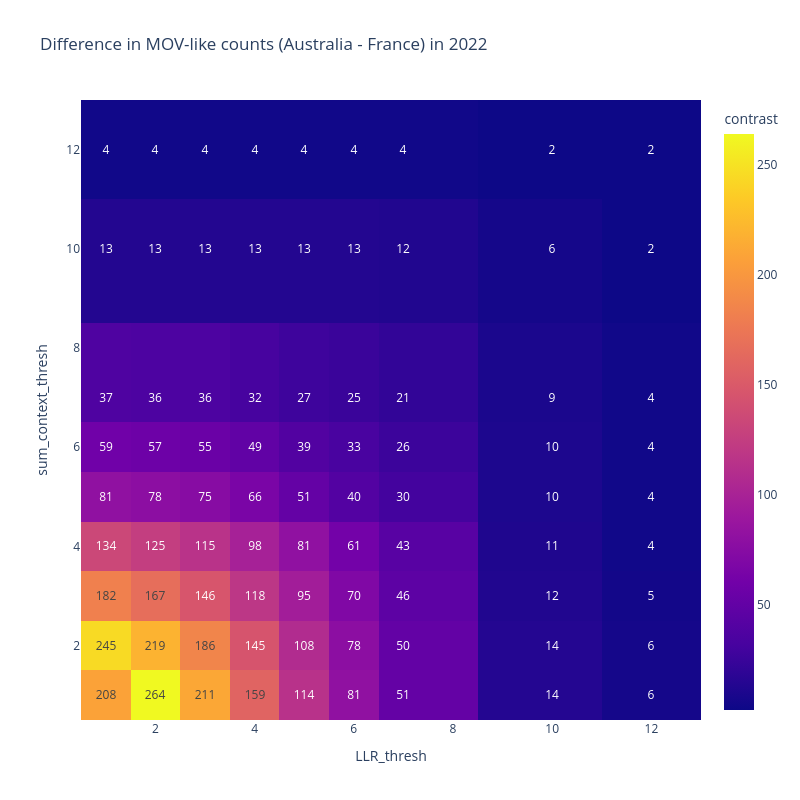

The code cell stored with this chart in its notebook:
### Code cell
import plotly.figure_factory as ff
import plotly.express as px
import numpy as np

# Threshold sweep heatmap
LLR_thresh = [1,2,3,4,5,6,7,10,12]
sum_context_thresh = [1,2,3,4,5,6,7,10,12] 

# Create a grid to hold results
rows = []
for llr_t in LLR_thresh:
    for ctx_t in sum_context_thresh:
        Mov_pred = (aus_fra_2022["LLR"] > llr_t) & (aus_fra_2022["sum_contexts"] > ctx_t)
        rows.append({
            "LLR_thresh": llr_t,
            "sum_context_thresh": ctx_t,
            "Australia_counts": Mov_pred[aus_fra_2022["country"]=="Australia"].sum(),
            "France_counts": Mov_pred[aus_fra_2022["country"]=="France"].sum(),
            "contrast": Mov_pred[aus_fra_2022["country"]=="Australia"].sum() - Mov_pred[aus_fra_2022["country"]=="France"].sum()
        })
heatmap_df = pd.DataFrame(rows)
heatmap_pivot = heatmap_df.pivot(index="sum_context_thresh", columns="LLR_thresh", values="contrast")

# Plot heatmap
fig = px.imshow(heatmap_pivot,
                labels=dict(x="LLR_thresh", y="sum_context_thresh", color="contrast"),
                x=LLR_thresh,
                y=sum_context_thresh,
                text_auto="auto",
                aspect = "equal",
                title="Difference in MOV-like counts (Australia - France) in 2022")
fig.update_xaxes(constrain="domain")
fig.update_yaxes(autorange=True)
fig.update_layout(width=800, height=800)
fig.show()

### Figure 1 — Plotly figure (JSON) as saved in the notebook; plotly's stock layout.template omitted (floating-point values rounded to 4 significant figures)
{"data": [{"coloraxis": "coloraxis", "hovertemplate": "LLR_thresh: %{x}<br>sum_context_thresh: %{y}<br>contrast: %{z}<extra></extra>", "name": "0", "texttemplate": "%{z:auto}", "type": "heatmap", "x": [1, 2, 3, 4, 5, 6, 7, 10, 12], "xaxis": "x", "y": [1, 2, 3, 4, 5, 6, 7, 10, 12], "yaxis": "y", "z": [[208, 264, 211, 159, 114, 81, 51, 14, 6], [245, 219, 186, 145, 108, 78, 50, 14, 6], [182, 167, 146, 118, 95, 70, 46, 12, 5], [134, 125, 115, 98, 81, 61, 43, 11, 4], [81, 78, 75, 66, 51, 40, 30, 10, 4], [59, 57, 55, 49, 39, 33, 26, 10, 4], [37, 36, 36, 32, 27, 25, 21, 9, 4], [13, 13, 13, 13, 13, 13, 12, 6, 2], [4, 4, 4, 4, 4, 4, 4, 2, 2]]}], "layout": {"coloraxis": {"colorbar": {"title": {"text": "contrast"}}, "colorscale": [[0, "#0d0887"], [0.1111, "#46039f"], [0.2222, "#7201a8"], [0.3333, "#9c179e"], [0.4444, "#bd3786"], [0.5556, "#d8576b"], [0.6667, "#ed7953"], [0.7778, "#fb9f3a"], [0.8889, "#fdca26"], [1, "#f0f921"]]}, "height": 800, "title": {"text": "Difference in MOV-like counts (Australia - France) in 2022"}, "width": 800, "xaxis": {"anchor": "y", "constrain": "domain", "domain": [0, 1], "scaleanchor": "y", "title": {"text": "LLR_thresh"}}, "yaxis": {"anchor": "x", "autorange": true, "constrain": "domain", "domain": [0, 1], "title": {"text": "sum_context_thresh"}}}}
